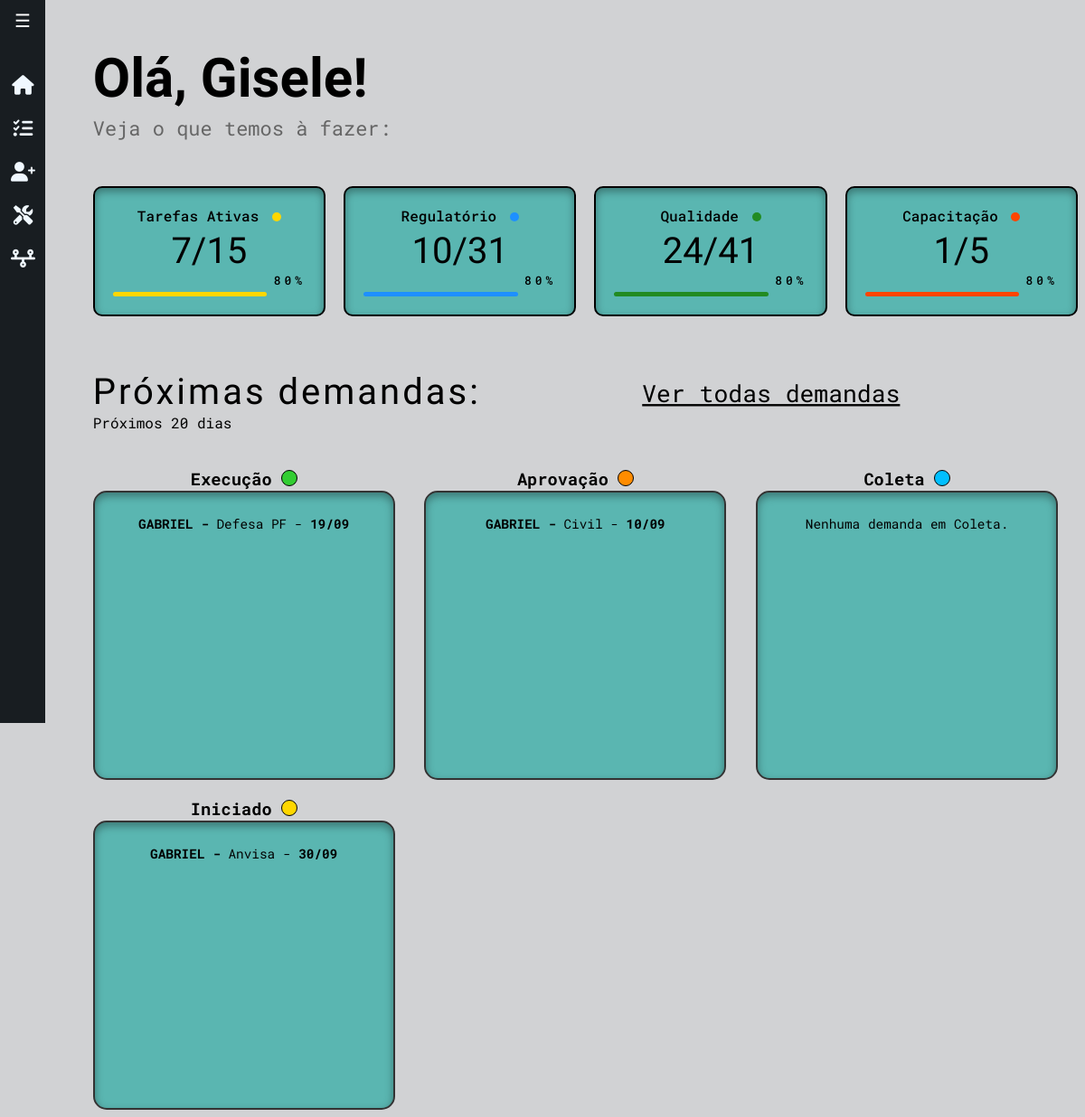
/ambielle/, run on an earlier commit of the app's database.
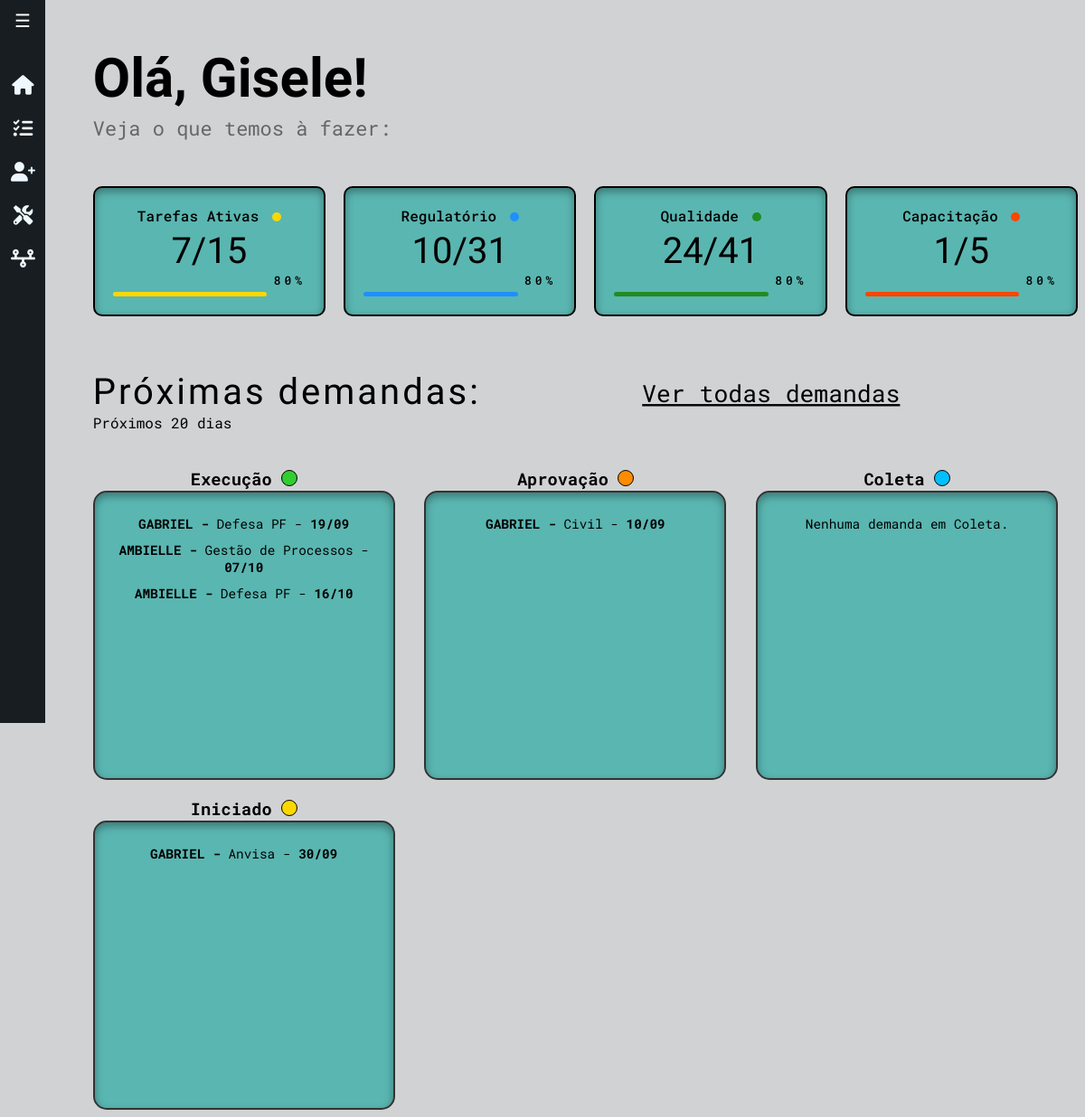
And on a later commit of the database.
### workflow/models.py (models this page shows, shortened)
class Tarefa(models.Model):
    STATUS_CHOICES = [
        ('Iniciado', 'Iniciado'),
        ('Coleta De Informações', 'Coleta de Informações'),
        ('Execucao', 'Execução'),
        ('Aprovação Cliente', 'Aprovação Cliente'),
        ('Concluído', 'Concluído'),
        ('Encerrado', 'Encerrado'),
    ]
    TIPO_SERVICO_CHOICES = [
        ('Anvisa', 'Anvisa'),
        ('Civil', 'Civil'),
        ('Defesa PF', 'Defesa PF'),
        ('Exército', 'Exército'),
        ('Gestão de Processos', 'Gestão de Processos'),
        ('Ibama', 'Ibama'),
        ('ISO 9001', 'ISO 9001'),
        ('IAT', 'IAT'),
        ('Liderança', 'Liderança'),
        ('Mapa Da PF', 'Mapa Da PF'),
        ('Polícia Federal', 'Polícia Federal'),
        ('PRODIR', 'PRODIR'),
        ('RDC Anvisa', 'RDC Anvisa'),
        ('Recursos Humanos', 'Recursos Humanos'),
        ('Regulatório', 'Regulatório'),
        ('SASSMAQ', 'SASSMAQ'),
        ('SINIR', 'SINIR'),
        ('Treinamento (E-book)', 'Treinamento (E-book)'),
        ('Treinamento (On-line)', 'Treinamento (On-line)'),
        ('Treinamento (Presencial)', 'Treinamento (Presencial)'),
    ]
    tipo_servico = models.CharField(max_length=50, choices=TIPO_SERVICO_CHOICES, default='ANVISA')
    cliente = models.ForeignKey(Cliente, on_delete=models.CASCADE)
    status = models.CharField(max_length=50, choices=STATUS_CHOICES, default='iniciado')
    data_inicio = models.DateField(default=timezone.now)
    prazo_final = models.DateField(null=True, blank=True)
    observacoes = models.TextField(blank=True, null=True)

class Cliente(models.Model):
    nome = models.CharField(max_length=255)
    endereco = models.CharField(max_length=255)
    razao_social = models.CharField(max_length=255, blank=True, null=True)
    telefone = models.CharField(max_length=15)
    email = models.EmailField()
    contato_principal = models.CharField(max_length=255)
    contato_secundario = models.CharField(max_length=255, blank=True, null=True)
    proposta_link = models.URLField(blank=True, null=True)
    def __str__(self):
        return f"{self.nome}"

### workflow/views/getPage.py (the view)
# urls.py: path('ambielle/', views.index, name='index'),
def index(request):
    title = 'Home'
    hoje = timezone.now().date()
    data_limite = hoje + timedelta(days=20)
    demandas_execucao = Tarefa.objects.filter(status='Execucao', prazo_final__lte=data_limite).order_by('prazo_final')
    demandas_aprovacao = Tarefa.objects.filter(status='Aprovação Cliente', prazo_final__lte=data_limite).order_by('prazo_final')
    demandas_coleta = Tarefa.objects.filter(status='Coleta de Informações', prazo_final__lte=data_limite).order_by('prazo_final')
    demandas_iniciado = Tarefa.objects.filter(status='Iniciado', prazo_final__lte=data_limite).order_by('prazo_final')
    context ={
        'title': title,
        'demandas_execucao': demandas_execucao,
        'demandas_aprovacao': demandas_aprovacao,
        'demandas_coleta': demandas_coleta,
        'demandas_iniciado': demandas_iniciado,
    }
    return render(
        request,
        'workflow/home.html',
        context,
    )

### workflow/templates/workflow/home.html
{% extends 'global/base.html' %}
{% block content %}
  <div class="saudacao">
    <h1>Olá, <strong>Gisele!</strong></h1>
    <span>Veja o que temos à fazer:</span>
  </div>
<div class="container">
  <div class="card">
    <h2>Tarefas Ativas <span class="dot yellow"></span></h2>
    <div class="progress-info">
      <span class="numberof">7/15</span>
      <span class="percent">80%</span>
    </div>
    <div class="progress-bar yellow"></div>
  </div>
  <div class="card">
    <h2>Regulatório <span class="dot blue"></span></h2>
    <div class="progress-info">
      <span class="numberof">10/31</span>
      <span class="percent">80%</span>
    </div>
    <div class="progress-bar blue"></div>
  </div>
  <div class="card">
    <h2>Qualidade <span class="dot green"></span></h2>
    <div class="progress-info">
      <span class="numberof">24/41</span>
      <span class="percent">80%</span>
    </div>
    <div class="progress-bar green"></div>
  </div>
  <div class="card">
    <h2>Capacitação <span class="dot red"></span></h2>
    <div class="progress-info">
      <span class="numberof">1/5</span>
      <span class="percent">80%</span>
    </div>
    <div class="progress-bar red"></div>
  </div>
</div>
<div class="demand-container">
  <div class="prox-demanda">
    <div class="principal">
      <h2>Próximas demandas:</h2>
      <p>Próximos 20 dias</p>
    </div>
    <a href=" {% url 'workflow:getTarefas' %}">Ver todas demandas</a>
  </div>
  <div class="demand-cards-wrapper">
    <div class="demand-cards-status">
      <div class="status">
        <h3>Execução <svg xmlns="http://www.w3.org/2000/svg" width="18" height="18" viewBox="0 0 18 18" fill="none">
            <circle cx="9" cy="9" r="8.5" fill="#32CD32" stroke="black" />
          </svg>
        </h3>
      </div>
      <div class="demand-card">
        {% for demanda in demandas_execucao %}
        <p><strong>{{ demanda.cliente|upper }} - </strong>{{ demanda.tipo_servico }}  -
          <strong>{{ demanda.prazo_final|date:"d/m" }}</strong></p>
        {% empty %}
        <p>Nenhuma demanda em Execução.</p>
        {% endfor %}
      </div>
    </div>
    <div class="demand-cards-status">
      <div class="status">
        <h3>Aprovação <svg xmlns="http://www.w3.org/2000/svg" width="18" height="19" viewBox="0 0 18 19" fill="none">
            <circle cx="9" cy="9.04138" r="8.5" fill="#FF8C00" stroke="black" />
          </svg></h3>
      </div>
      <div class="demand-card">
        {% for demanda in demandas_aprovacao %}
        <p><strong>{{ demanda.cliente|upper }} - </strong>{{ demanda.tipo_servico }} -
          <strong>{{ demanda.prazo_final|date:"d/m" }}</strong></p>
        {% empty %}
        <p>Nenhuma demanda em Aprovação.</p>
        {% endfor %}
      </div>
    </div>
    <div class="demand-cards-status">
      <div class="status">
        <h3>Coleta <svg xmlns="http://www.w3.org/2000/svg" width="18" height="18" viewBox="0 0 18 18" fill="none">
            <circle cx="9" cy="9" r="8.5" fill="#00BFFF" stroke="black" />
          </svg>
        </h3>
      </div>
      <div class="demand-card">
        {% for demanda in demandas_coleta %}
        <p><strong>{{ demanda.cliente|upper }} - </strong>{{ demanda.tipo_servico }} -
          <strong>{{ demanda.prazo_final|date:"d/m" }}</strong></p>
        {% empty %}
        <p>Nenhuma demanda em Coleta.</p>
        {% endfor %}
      </div>
    </div>
      <div class="demand-cards-status">
        <div class="status">
            <h3>Iniciado <svg xmlns="http://www.w3.org/2000/svg" width="18" height="18" viewBox="0 0 18 18" fill="none">
                    <circle cx="9" cy="9" r="8.5" fill="#FFD700" stroke="black"/>
                </svg></h3>
        </div>
        <div class="demand-card">
            {% for demanda in demandas_iniciado %}
            <p><strong>{{ demanda.cliente|upper }} - </strong>{{ demanda.tipo_servico }} - <strong>{{ demanda.prazo_final|date:"d/m" }}</strong></p>
            {% empty %}
            <p>Nenhuma demanda Iniciada.</p>
            {% endfor %}
        </div>
      </div>
  </div>
</div>
{% endblock %}

What changed in the data, as far as the page shows it:
added Tarefa: cliente "AMBIELLE", tipo_servico "Gestão de Processos", prazo_final "07/10", shown under "Execução"
added Tarefa: cliente "AMBIELLE", tipo_servico "Defesa PF", prazo_final "16/10", shown under "Execução"
